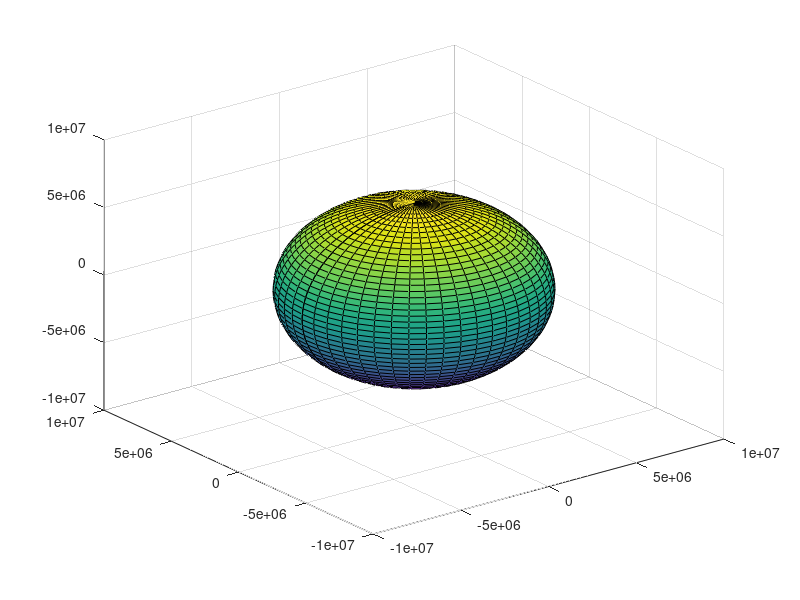

Write the MATLAB code that produced this figure. (Note: this script raises an error after producing the figure.)
clear all;

[X,Y,Z]=sphere(50);
R=6378e3;
globe= surf(-X*R,Y*R,-Z*R);
lat = deg2rad(48.856613);
lon = deg2rad(2.352222);
POI = zeros(3,1);
[POI(1),POI(2), POI(3)] = sph2cart(lon,lat,R+1000);
cdata = imread('earthmap1k.jpg');
set(globe, 'FaceColor', 'texturemap', 'CData', cdata,  'EdgeColor', 'none');
set(gcf,'Color','w')
set(gca, 'visible', 'off')
axis equal
ax.Clipping = 'off';
view (90,0);
hold on;
P = plot3(POI(1), POI(2), POI(3), 'ok', 'MarkerSize', 4, 'MarkerFaceColor', 'r');
T = 86400;
legend('Earth','POI');
for i = 1:360

rotate(globe, [0 0 1], 1);
rotate(P, [0 0 1], 1);

drawnow
end